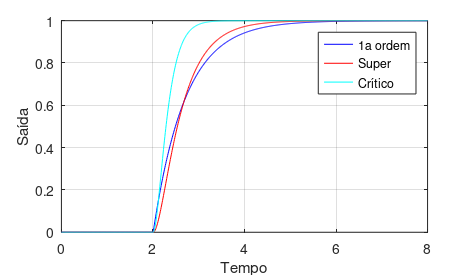

Source code (MATLAB):
clear ; close all ; clc

s = tf('s');

G1 = 1/(0.7*s + 1);
G2 = 12/((s + 2)*(s + 6)); 	% Super
G3 = 36/((s + 6)^2);		% Crítico

t = 0:0.01:8;

u1 = zeros(201,1);
u2 = ones(length(t)-201,1);

u = [u1 ; u2];

y1 = lsim(G1,u,t);
y2 = lsim(G2,u,t);
y3 = lsim(G3,u,t);

figure
set(gcf,'PaperUnit','centimeters','PaperPosition',[0 0 12 7],'PaperSize',[12 7])
hold on ; grid on ; box on
% set(gca,'ylim',[-0.1 1.3],'xtick',[],'ytick',[])
plot(t,y1,'b')
plot(t,y2,'r')
plot(t,y3,'c')
xlabel('Tempo')
ylabel('Saída')
legend('1a ordem','Super','Crítico')
% plot(t,y2(end)*ones(length(t)))

print(gcf,'-dpdf','../ilustracoes/saida2ordemComparacaoSuperEcritico.pdf')
